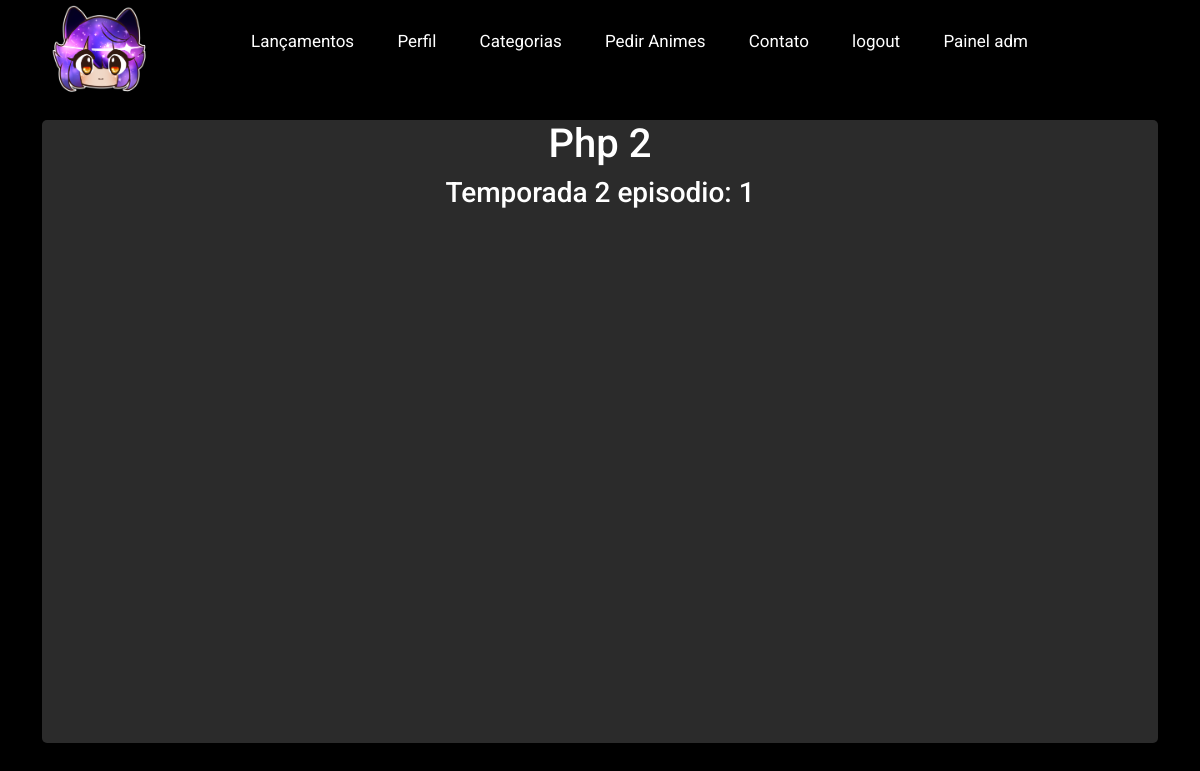
The app's page /assistir.php?id_temp=7&id_ep=1 (signed in) with its own data.
### tables this page shows
CREATE TABLE `temporadas` (
  `id` int(11) NOT NULL,
  `titulo` varchar(220) NOT NULL,
  `descricao` varchar(520) NOT NULL,
  `temporada` varchar(220) NOT NULL,
  `link` varchar(520) NOT NULL,
  `ano` varchar(220) NOT NULL
);

CREATE TABLE `episodios` (
  `id_anime` varchar(220) NOT NULL,
  `episodio` varchar(220) NOT NULL,
  `link_embed` varchar(520) NOT NULL,
  `postado` varchar(220) NOT NULL
);

### assistir.php (the view, shortened to what this page needs)
<?php
include_once("./conexao.php");
$id_temporada = filter_input(INPUT_GET, 'id_temp', FILTER_SANITIZE_NUMBER_INT);
$temporada = "SELECT * FROM temporadas WHERE id = '$id_temporada'";
$temporada2 = mysqli_query($conn, $temporada);
$row_temporada = mysqli_fetch_assoc($temporada2);
$episodio = "SELECT * FROM episodios WHERE id_anime = '$id_temporada'";
$episodio2 = mysqli_query($conn, $episodio);
$row_episodio = mysqli_fetch_assoc($episodio2);
$auth = $_SESSION['auth'];
$verificacao = "SELECT * FROM usuarios WHERE auth = '$auth'";
$verificacao2 = mysqli_query($conn, $verificacao);
$row_usuariov = mysqli_fetch_assoc($verificacao2);
?>
<!DOCTYPE html>
<html lang="Pt-Br">
<head>
    <link rel="stylesheet" href="https://cdn.jsdelivr.net/gh/Wruczek/Bootstrap-Cookie-Alert@gh-pages/cookiealert.css">
    <link href="https://cdn.jsdelivr.net/npm/bootstrap@5.2.0-beta1/dist/css/bootstrap.min.css" rel="stylesheet">
    <link rel="stylesheet" href="css/catalogo.css">
    <link rel="stylesheet" href="css/anime.css">
    <link rel="stylesheet" href="css/assistir.css">
    <link rel="stylesheet" href="css/style.css">
</head>
<body>
    <div class="container-fluid fundo-nav-catalogo">
        <div class="row">
            <div class="col-xl-2 col-md-2 col-sm-12 catalogo-icon-col d-flex justify-content-center">
                <a href="catalogo.php"><img src="imgs/icon.png" alt="" class="catalogo-icon"></a>
            </div>
            <div class="col-xl-10 col-md-10 col-sm-12">
                <div class="nav-catalogo">
                    <a href="lancamentos.php">Lançamentos</a>
                    <a href="perfil.php">Perfil</a>
                    <a href="categorias.php">Categorias</a>
                    <a href="pedido.php">Pedir Animes</a>
                    <a href="contato.php">Contato</a>
                    <a href="logout.php">logout</a>
                    <?php
                    if ($row_usuariov['staff'] == "1") {
                        echo "
                        <a href='painel-adm.php'>Painel adm</a>
                        ";
                    }else {
                    }
                    ?>
                </div>
            </div>
        </div>
    </div>
    <div class="container">
        <div class="col-xl-12 assistir">
                    <h1><?php echo ($row_temporada['titulo']); ?></h1>
                    <h3>Temporada <?php echo ($row_temporada['temporada']); ?> episodio: <?php echo ($row_episodio['episodio']); ?></h3><br>
                    <div class="d-flex justify-content-center">
                    <iframe src="<?php echo ($row_episodio['link_embed']); ?>" width="640" height="480" allow="autoplay"></iframe>
                    </div>
        </div>
    </div>
</body>
</html>

### CSS/catalogo.css (style rules this page uses)
.fundo-nav-catalogo { background-color: rgba(0, 0, 0, 0.308); height: 100px; }
.catalogo-icon { height: 100px; width: 100px; }
.nav-catalogo { color: white; margin-top: 3%; }
.nav-catalogo a { color: white; text-decoration: none; padding-left: 4%; }

### CSS/assistir.css (style rules this page uses)
.assistir { background-color: rgb(43, 43, 43); margin-top: 20px; border-radius: 5px; color: white; height: auto; }
.assistir h1, h3 { text-align: center; }
.assistir iframe { width: 1500px; height: 500px; }

### CSS/style.css (style rules this page uses)
* { font-family: 'Roboto', sans-serif; box-sizing: border-box; }
body { background: rgb(0, 0, 0); background-image: url(../imgs/bg.png); background-repeat: no-repeat; background-size: cover; margin: 0; font-family: Arial; font-size: 17px; }

### records on screen
temporadas: titulo "Php 2", temporada "2"
episodios: episodio "1"
